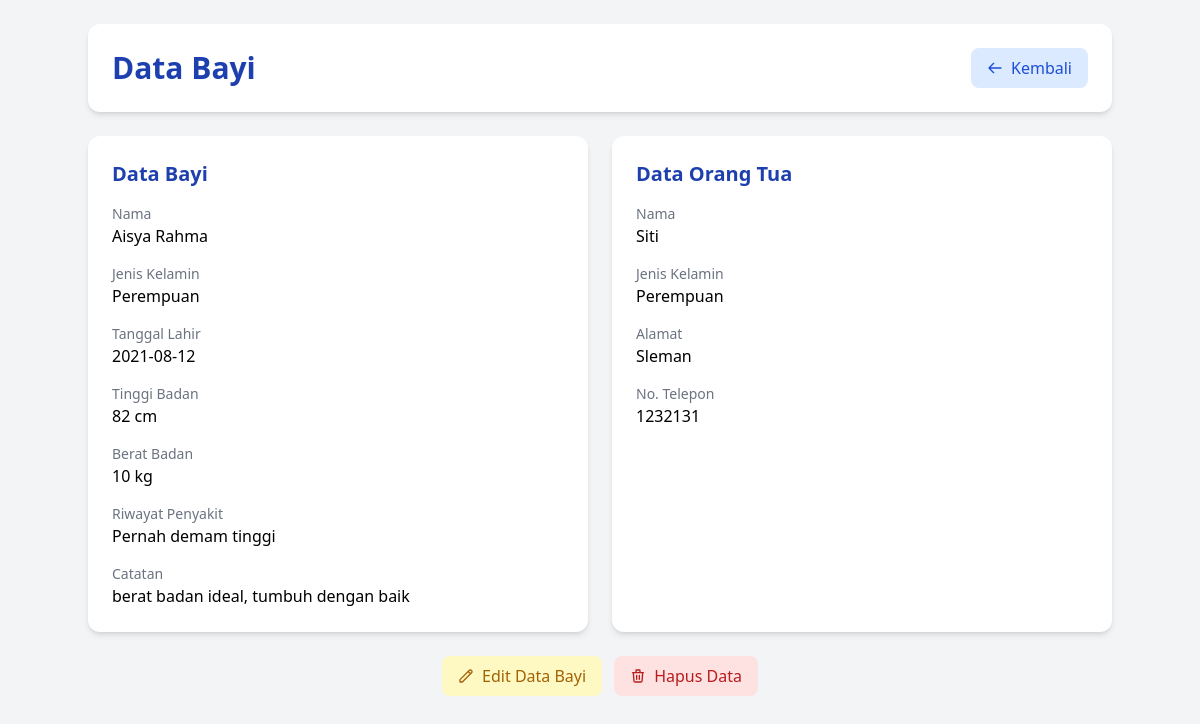
The page /views/data.php?id=106 (signed in) on the database its author committed.
### tables this page shows
CREATE TABLE `databayi` (
  `id` int(11) NOT NULL,
  `nama` varchar(100) NOT NULL,
  `tinggi` float NOT NULL,
  `berat` float NOT NULL,
  `jenisKelamin` varchar(20) NOT NULL,
  `tanggalLahir` date NOT NULL,
  `riwayat` varchar(100) NOT NULL,
  `catatan` varchar(50) NOT NULL,
  `orang_tua_id` int(11) NOT NULL
);

CREATE TABLE `orangtua` (
  `orangtua_id` int(11) NOT NULL,
  `nama` varchar(100) NOT NULL,
  `jenisKelamin` varchar(15) NOT NULL,
  `telepon` int(11) NOT NULL,
  `alamat` varchar(100) NOT NULL
);

### models/manusia.php (called while the page is built, shortened)
<?php
require_once dirname(__DIR__) . '/config/database.php';
class Manusia
{
    public function __construct()
    {
        $database = new Database();
        $this->conn = $database->getConnection();
    }
}

### config/Database.php (called while the page is built, shortened)
<?php
class Database
{
    private $host = "localhost:3307";
    private $db_name = "db_databayi";
    private $username = "root";
    private $password = "";
    private static $conn = null;
    public function getConnection()
    {
        if (self::$conn === null) {
            try {
                self::$conn = new mysqli(
                    $this->host,
                    $this->username,
                    $this->password,
                    $this->db_name
                );
                self::$conn->set_charset("utf8");
            } catch (Exception $exception) {
                die("Koneksi gagal: " . $exception->getMessage());
            }
        }
        return self::$conn;
    }
}

### models/balita.php (called while the page is built, shortened)
<?php
require_once 'manusia.php';
class Bayi extends Manusia
{
    public function getBayiById($id)
    {
        $query = "SELECT * FROM " . self::TABLE . " WHERE id = ? LIMIT 1";
        $stmt = $this->conn->prepare($query);
        $stmt->bind_param("i", $id);
        $stmt->execute();
        $result = $stmt->get_result();
        if ($result && $result->num_rows > 0) {
            return $result->fetch_assoc();
        }
        return null;
    }
}

### models/orangtua.php (called while the page is built, shortened)
<?php
require_once 'manusia.php';
class OrangTua extends Manusia
{
    public function tampil_orangtua_with_id($id)
    {
        $query = "SELECT * FROM " . self::TABLE . " WHERE orangtua_id = ? LIMIT 1";
        $stmt = $this->conn->prepare($query);
        $stmt->bind_param("i", $id);
        $stmt->execute();
        $result = $stmt->get_result();
        if ($result && $result->num_rows > 0) {
            return $result->fetch_assoc();
        }
        return null;
    }
}

### views/data.php (the view, shortened to what this page needs)
<?php
require_once '../config/database.php';
require_once '../models/balita.php';
require_once '../models/orangtua.php';
$model = new Bayi();
$dataBayi = [];
$dataOrtu = null;
try {
    if (isset($_GET['id'])) {
        $id = (int) $_GET['id'];
        $row = $model->getBayiById($id);
        if ($row) {
            $dataBayi = $row;
            $modelOrtu = new OrangTua();
            $orangTuaId = $row['orang_tua_id'] ?? null;
            if ($orangTuaId) {
                $dataOrtu = $modelOrtu->tampil_orangtua_with_id($orangTuaId);
            }
        } else {
            $errorMessage = "Data bayi dengan ID $id tidak ditemukan";
        }
    } else {
        $errorMessage = "ID bayi tidak ditemukan";
    }
} catch (Exception $e) {
    error_log("Error in data.php: " . $e->getMessage());
    $errorMessage = "Terjadi kesalahan saat mengambil data. Silakan coba lagi nanti.";
}
?>
<!DOCTYPE html>
<html lang="id">
<head>
    <script src="https://cdn.tailwindcss.com"></script>
</head>
<body class="bg-gray-100 font-sans min-h-screen p-6">
    <div class="max-w-5xl mx-auto">
        <div class="bg-white rounded-xl shadow-md p-6 mb-6">
            <div class="flex items-center justify-between">
                <h1 class="text-3xl font-bold text-blue-800">Data Bayi</h1>
                <div class="flex gap-2">
                    <a href="dashboard.php"
                        class="px-4 py-2 bg-blue-100 text-blue-700 rounded-lg hover:bg-blue-200 transition flex items-center gap-2">
                        <svg class="w-4 h-4" fill="none" stroke="currentColor" viewBox="0 0 24 24">
                            <path stroke-linecap="round" stroke-linejoin="round" stroke-width="2"
                                d="M10 19l-7-7m0 0l7-7m-7 7h18" />
                        </svg>
                        Kembali
                    </a>
                </div>
            </div>
        </div>
        <?php if (empty($dataBayi)): ?>
            <div class="bg-white rounded-xl shadow-md p-12">
                <div class="text-center">
                    <svg class="w-16 h-16 mx-auto text-gray-400 mb-4" fill="none" stroke="currentColor" viewBox="0 0 24 24">
                        <path stroke-linecap="round" stroke-linejoin="round" stroke-width="2"
                            d="M20 13V6a2 2 0 00-2-2H6a2 2 0 00-2 2v7m16 0v5a2 2 0 01-2 2H6a2 2 0 01-2-2v-5m16 0h-2.586a1 1 0 00-.707.293l-2.414 2.414a1 1 0 01-.707.293h-3.172a1 1 0 01-.707-.293l-2.414-2.414A1 1 0 006.586 13H4" />
                    </svg>
                    <p class="text-xl text-gray-500">Tidak ada data bayi.</p>
                </div>
            </div>
        <?php else: ?>
            <div class="grid grid-cols-1 md:grid-cols-2 gap-6">
                <div class="bg-white rounded-xl shadow-md p-6">
                    <h2 class="text-xl font-bold text-blue-800 mb-4">Data Bayi</h2>
                    <div class="space-y-4">
                        <div class="flex flex-col">
                            <span class="text-sm text-gray-500">Nama</span>
                            <span class="font-medium"><?= htmlspecialchars($dataBayi['nama'] ?? '-') ?></span>
                        </div>
                        <div class="flex flex-col">
                            <span class="text-sm text-gray-500">Jenis Kelamin</span>
                            <span class="font-medium"><?= htmlspecialchars($dataBayi['jenisKelamin'] ?? '-') ?></span>
                        </div>
                        <div class="flex flex-col">
                            <span class="text-sm text-gray-500">Tanggal Lahir</span>
                            <span class="font-medium"><?= htmlspecialchars($dataBayi['tanggalLahir'] ?? '-') ?></span>
                        </div>
                        <div class="flex flex-col">
                            <span class="text-sm text-gray-500">Tinggi Badan</span>
                            <span class="font-medium"><?= htmlspecialchars($dataBayi['tinggi'] ?? '-') ?> cm</span>
                        </div>
                        <div class="flex flex-col">
                            <span class="text-sm text-gray-500">Berat Badan</span>
                            <span class="font-medium"><?= htmlspecialchars($dataBayi['berat'] ?? '-') ?> kg</span>
                        </div>
                        <div class="flex flex-col">
                            <span class="text-sm text-gray-500">Riwayat Penyakit</span>
                            <span class="font-medium"><?= htmlspecialchars($dataBayi['riwayat'] ?? '-') ?></span>
                        </div>
                        <div class="flex flex-col">
                            <span class="text-sm text-gray-500">Catatan</span>
                            <span class="font-medium"><?= htmlspecialchars($dataBayi['catatan'] ?? '-') ?></span>
                        </div>
                    </div>
                </div>
                <div class="bg-white rounded-xl shadow-md p-6">
                    <h2 class="text-xl font-bold text-blue-800 mb-4">Data Orang Tua</h2>
                    <?php if ($dataOrtu): ?>
                        <div class="space-y-4">
                            <div class="flex flex-col">
                                <span class="text-sm text-gray-500">Nama</span>
                                <span class="font-medium"><?= htmlspecialchars($dataOrtu['nama'] ?? '-') ?></span>
                            </div>
                            <div class="flex flex-col">
                                <span class="text-sm text-gray-500">Jenis Kelamin</span>
                                <span class="font-medium"><?= htmlspecialchars($dataOrtu['jenisKelamin'] ?? '-') ?></span>
                            </div>
                            <div class="flex flex-col">
                                <span class="text-sm text-gray-500">Alamat</span>
                                <span class="font-medium"><?= htmlspecialchars($dataOrtu['alamat'] ?? '-') ?></span>
                            </div>
                            <div class="flex flex-col">
                                <span class="text-sm text-gray-500">No. Telepon</span>
                                <span class="font-medium"><?= htmlspecialchars($dataOrtu['telepon'] ?? '-') ?></span>
                            </div>
                        </div>
                    <?php endif; ?>
                </div>
            </div>
            <div class="flex justify-center mt-6 gap-3">
                <a href="edit_bayi.php?id=<?= $dataBayi['id'] ?>"
                    class="px-4 py-2 bg-yellow-100 text-yellow-700 rounded-lg hover:bg-yellow-200 transition flex items-center gap-2">
                    <svg class="w-4 h-4" fill="none" stroke="currentColor" viewBox="0 0 24 24">
                        <path stroke-linecap="round" stroke-linejoin="round" stroke-width="2"
                            d="M15.232 5.232l3.536 3.536m-2.036-5.036a2.5 2.5 0 113.536 3.536L6.5 21.036H3v-3.572L16.732 3.732z" />
                    </svg>
                    Edit Data Bayi
                </a>
                <a href="dashboard.php?hapus=<?= $dataBayi['id'] ?>"
                    class="px-4 py-2 bg-red-100 text-red-700 rounded-lg hover:bg-red-200 transition flex items-center gap-2"
                    onclick="return confirm('Yakin ingin menghapus data ini?')">
                    <svg class="w-4 h-4" fill="none" stroke="currentColor" viewBox="0 0 24 24">
                        <path stroke-linecap="round" stroke-linejoin="round" stroke-width="2"
                            d="M19 7l-.867 12.142A2 2 0 0116.138 21H7.862a2 2 0 01-1.995-1.858L5 7m5 4v6m4-6v6m1-10V4a1 1 0 00-1-1h-4a1 1 0 00-1 1v3M4 7h16" />
                    </svg>
                    Hapus Data
                </a>
            </div>
        <?php endif; ?>
    </div>
</body>
</html>

### rows shown on the page
databayi: nama "Aisya Rahma", jenisKelamin "Perempuan", tanggalLahir "2021-08-12", tinggi "82", berat "10", riwayat "Pernah demam tinggi", catatan "berat badan ideal, tumbuh dengan baik"
orangtua: nama "Siti", jenisKelamin "Perempuan", alamat "Sleman", telepon "1232131"
